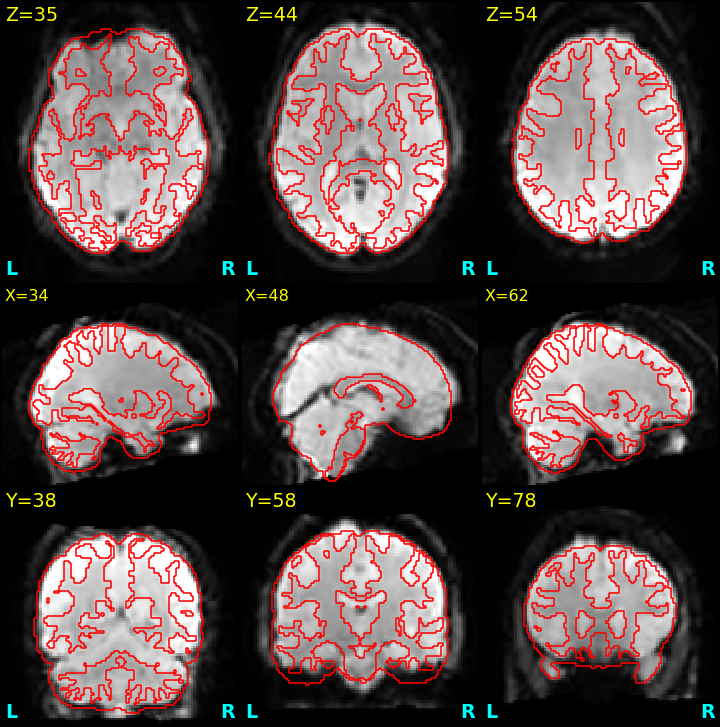
#> input picture source/tool_lib/qc_fewshot_examples/post_fmri_to_t1w_or_mni/acceptable_example.png, 720 x 727 px
$ python -i others.py   (imports and definitions only)
#> lines starting #> are read from the running program, lines starting #| are printed output that depends on the picture
from pathlib import Path
import shutil
import subprocess
from typing import Optional, Union


# [40 lines left out: function svg_to_png, not called in this run]


"""
Split a vertically long MRIQC-like mosaic PNG into 3 sub-images without
cutting through slices.

Heuristics used (matches your observations):
- The last row (sagittal) has a different height and is separated from the
  axial mosaic above by a thin, full-width, white seam.
- Above the seam, axial rows have consistent tile height; safe cut lines
  coincide with horizontal grid/separator lines (high vertical-gradient rows).

This script:
1) Detects the sagittal seam (full-white horizontal run not at top/bottom).
2) Detects horizontal separator lines in the axial area via vertical-gradient
   energy and infers the row spacing.
3) Picks 2 cut lines from safe candidates to make 3 parts with similar heights.
4) Writes *_part1.png, *_part2.png, *_part3.png next to the input.

"""


import argparse
from pathlib import Path
from typing import List, Optional, Sequence, Tuple, Union

import numpy as np
from PIL import Image

PathLike = Union[str, Path]


def _runs_from_mask(mask: np.ndarray) -> List[Tuple[int, int]]:
    """Return inclusive (start,end) runs where mask is True."""
    runs: List[Tuple[int, int]] = []
    start: Optional[int] = None
    for y, v in enumerate(mask.tolist()):
        if v and start is None:
            start = y
        elif (not v) and start is not None:
            runs.append((start, y - 1))
            start = None
    if start is not None:
        runs.append((start, len(mask) - 1))
    return runs


def detect_sagittal_seam_y(gray: np.ndarray) -> int:
    """
    Find the y index of the thin full-width white seam above the bottom row.

    Returns seam y (0..H-1). If not found, falls back to the brightest row
    in the lower half of the image.
    """
    h, _w = gray.shape
    white_frac = (gray >= 245).mean(axis=1)
    full_white = white_frac == 1.0
    runs = _runs_from_mask(full_white)

    # Candidate: very short full-white run, not at extreme top/bottom.
    cands = [
        (s, e)
        for (s, e) in runs
        if (e - s + 1) <= 2 and s > int(h * 0.2) and e < int(h * 0.98)
    ]
    if cands:
        s, e = max(cands, key=lambda t: t[0])  # lowest such run
        return (s + e) // 2

    # Fallback: brightest row in lower half
    lo = int(h * 0.5)
    return int(lo + np.argmax(white_frac[lo:]))


def vertical_gradient_energy(gray: np.ndarray) -> np.ndarray:
    """Mean absolute vertical gradient per boundary row y (length H-1)."""
    g = gray.astype(np.int16)
    return np.abs(g[1:] - g[:-1]).mean(axis=1)


def merge_nearby_positions(ys: Sequence[int], tol: int) -> List[int]:
    """Merge y positions within tol pixels by averaging clusters."""
    if not ys:
        return []
    ys2 = sorted(int(y) for y in ys)
    merged: List[int] = []
    cur: List[int] = [ys2[0]]
    for y in ys2[1:]:
        if y - cur[-1] <= tol:
            cur.append(y)
        else:
            merged.append(int(round(sum(cur) / len(cur))))
            cur = [y]
    merged.append(int(round(sum(cur) / len(cur))))
    return merged


def detect_safe_cut_lines(gray: np.ndarray, seam_y: int) -> List[int]:
    """
    Detect safe horizontal cut lines above (and including) the seam.

    Returns a sorted list of candidate y cut positions in (0, seam_y], where
    each y corresponds to a separator/grid line (safe to cut on).
    """
    h, _w = gray.shape
    seam_y = int(np.clip(seam_y, 1, h - 2))
    G = vertical_gradient_energy(gray)

    # Strong separators in axial area.
    Gax = G[: max(1, seam_y - 1)]
    thr = float(np.quantile(Gax, 0.99))
    peaks = (np.where(Gax >= thr)[0] + 1).astype(int).tolist()
    peaks = merge_nearby_positions(peaks, tol=6)
    peaks = [y for y in peaks if 5 < y < seam_y - 5]
    if len(peaks) < 3:
        # If image differs, broaden the net.
        thr = float(np.quantile(Gax, 0.985))
        peaks = (np.where(Gax >= thr)[0] + 1).astype(int).tolist()
        peaks = merge_nearby_positions(peaks, tol=8)
        peaks = [y for y in peaks if 5 < y < seam_y - 5]

    if len(peaks) < 3:
        # Worst-case fallback: just allow seam only.
        return sorted({seam_y})

    diffs = np.diff(sorted(peaks))
    diffs = diffs[(diffs >= 80) & (diffs <= 250)]  # typical row spacing band
    step = int(round(float(np.median(diffs)))) if len(diffs) else 172

    start0 = min(peaks)
    expected: List[int] = []
    y = start0
    while y < seam_y - 5:
        expected.append(int(y))
        y += step

    # Refine each expected boundary to a local maximum in G.
    refined: List[int] = []
    for y in expected:
        lo = max(1, y - 10)
        hi = min(len(G) - 2, y + 10)
        yy = int(lo + np.argmax(G[lo : hi + 1]))
        if 5 < yy < seam_y - 2:
            refined.append(yy)

    refined.append(seam_y)
    refined = merge_nearby_positions(refined, tol=8)
    refined = [y for y in refined if 5 < y <= seam_y]
    return sorted(set(refined))


def choose_best_2_cuts(
    candidates: Sequence[int], h: int, seam_y: int, min_gap: int = 50
) -> Tuple[int, int]:
    """
    Choose 2 cut lines from candidates to make 3 parts close to equal height.
    Constrain second cut to be <= seam_y (never cut through sagittal row).
    """
    candidates = sorted(set(int(y) for y in candidates))
    candidates = [y for y in candidates if 10 < y < seam_y]
    if len(candidates) < 2:
        # If we only have seam, split at ~1/3 and ~2/3 with seam constraint.
        c1 = int(round(h / 3))
        c2 = min(int(round(2 * h / 3)), seam_y)
        return max(1, c1), max(c1 + 1, c2)

    target = h / 3.0
    best = None  # (obj, c1, c2)
    for i, c1 in enumerate(candidates):
        for c2 in candidates[i + 1 :]:
            if c2 <= c1 + min_gap:
                continue
            if c2 > seam_y:
                continue
            h1, h2, h3 = c1, (c2 - c1), (h - c2)
            obj = max(abs(h1 - target), abs(h2 - target), abs(h3 - target))
            if best is None or obj < best[0]:
                best = (obj, c1, c2)
    if best is None:
        # fallback: pick two farthest-apart candidates
        return candidates[len(candidates) // 3], candidates[(2 * len(candidates)) // 3]
    return best[1], best[2]


def split_image_into_3(
    in_path: Path, out_dir: Optional[Path] = None
) -> Tuple[Path, Path, Path]:
    im = Image.open(in_path)
#> im is the input picture: PIL image 720x727 RGBA; mean R, G, B, A 89.4, 71.7, 70.9, 255
    gray = np.array(im.convert("L"))
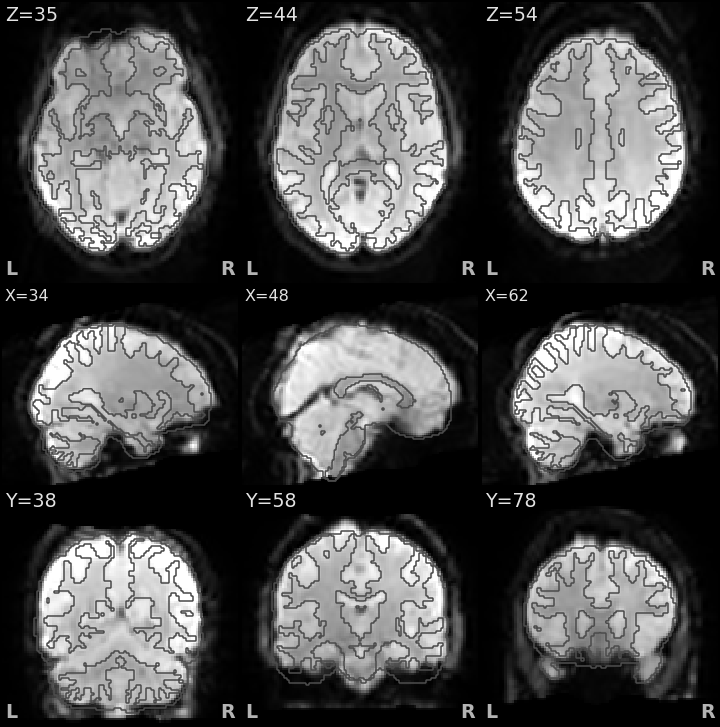
#> gray: shape (727, 720); min 0, max 255, mean 76.9
    h, w = gray.shape
#> h = 727; w = 720

    seam_y = detect_sagittal_seam_y(gray)
#> in detect_sagittal_seam_y, `white_frac = (gray >= 245).mean(axis=1)`: white_frac = 727 values, max 0.143 at index 239, min 0 at index 0, mean 0.0227
#> after the loop in _runs_from_mask, `for y, v in enumerate(mask.tolist()):`: runs = []
#> seam_y = 549
    candidates = detect_safe_cut_lines(gray, seam_y=seam_y)
#> in detect_safe_cut_lines, `G = vertical_gradient_energy(gray)`: G = 726 values, max 22.76 at index 717, min 0 at index 0, mean 7.21
#> in detect_safe_cut_lines, `Gax = G[: max(1, seam_y - 1)]`: Gax = 548 values, max 20.98 at index 6, min 0 at index 0, mean 7.18
#> in detect_safe_cut_lines, `thr = float(np.quantile(Gax, 0.99))`: thr = 17.5
#> in detect_safe_cut_lines, `peaks = (np.where(Gax >= thr)[0] + 1).astype(int).tolist()`: peaks = [7, 14, 18, 227, 232, 500]
#> in merge_nearby_positions, `cur: List[int] = [ys2[0]]`: cur = [7]
#> the loop in merge_nearby_positions, `for y in ys2[1:]:` made 5 passes
#> (y, cur) on passes 1, 3, 5: (14, [14]), (227, [227]), (500, [500])
#> y on passes 2, 4: 18, 232
#> after the loop in merge_nearby_positions, `for y in ys2[1:]:`: merged = [7, 16, 230]
#> in detect_safe_cut_lines, `peaks = merge_nearby_positions(peaks, tol=6)`: peaks = [7, 16, 230, 500]
#> in detect_safe_cut_lines, `diffs = np.diff(sorted(peaks))`: diffs = [9, 214, 270]
#> in detect_safe_cut_lines, `diffs = diffs[(diffs >= 80) & (diffs <= 250)]`: diffs = [214]
#> in detect_safe_cut_lines, `step = int(round(float(np.median(diffs)))) if len(diffs) else 172`: step = 214
#> in detect_safe_cut_lines, `start0 = min(peaks)`: start0 = 7
#> the loop in detect_safe_cut_lines, `while y < seam_y - 5:` made 3 passes
#> y on passes 1 to 3: 221, 435, 649
#> after the loop in detect_safe_cut_lines, `while y < seam_y - 5:`: expected = [7, 221, 435]; y = 649
#> the loop in detect_safe_cut_lines, `for y in expected:` made 3 passes
#> (y, lo, hi, yy) on passes 1 to 3: (7, 1, 17, 6), (221, 211, 231, 226), (435, 425, 445, 434)
#> after the loop in detect_safe_cut_lines, `for y in expected:`: refined = [6, 226, 434]
#> the loop in merge_nearby_positions (call 2), `for y in ys2[1:]:` made 3 passes
#> (y, cur) on passes 1 to 3: (226, [226]), (434, [434]), (549, [549])
#> in detect_safe_cut_lines, `refined = merge_nearby_positions(refined, tol=8)`: refined = [6, 226, 434, 549]
#> candidates = [6, 226, 434, 549]
    c1, c2 = choose_best_2_cuts(candidates, h=h, seam_y=seam_y)
#> in choose_best_2_cuts, `candidates = [y for y in candidates if 10 < y < seam_y]`: candidates = [226, 434]
#> the loop in choose_best_2_cuts, `for i, c1 in enumerate(candidates):` made 2 passes
#> c1 on passes 1 to 2: 226, 434
#> after the loop in choose_best_2_cuts, `for i, c1 in enumerate(candidates):`: best = (50.67, 226, 434)
#> c1 = 226; c2 = 434

#> (the run stopped early here; a loop or call above may not have finished)
